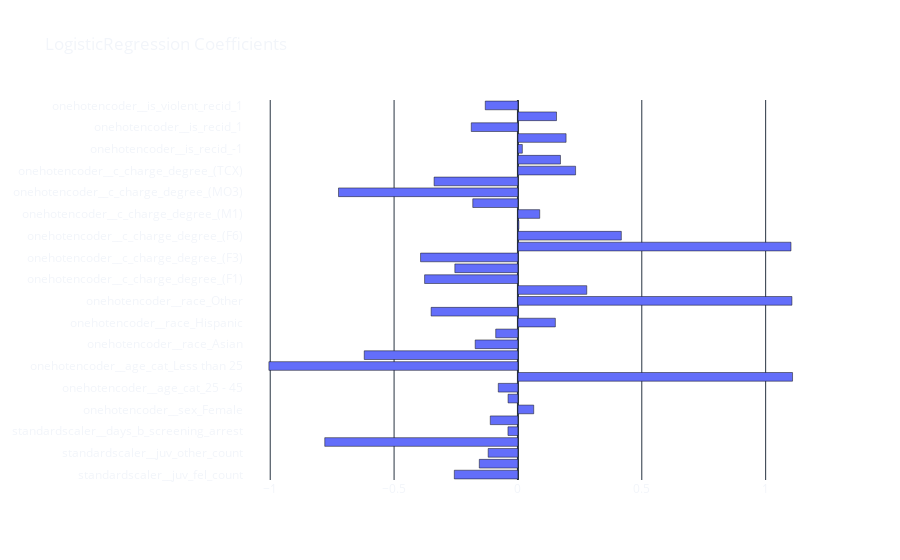

The notebook cell this image was saved under:
### Markdown cell above
**Accuracy varies considerably between classifiers. If we look at the confusion matrix of the second classifier, we see that the class that the algorithm has the most trouble getting right is "`High Risk`" (label = 0). While the algorithm's biggest error is in the False Negatives (individuals classified as "`Low`" who should be given "`High`" risk score). It is worth remembering that given the original distribution of the data (only 25% of samples are labeled "`High`") to achieve 75% accuracy on this problem, it would be sufficient for the classifier to label all entries as "`Low`".**

**Let's now analyze the *coefficients* learned by the model during its training.**

### Code cell
coefs = pd.DataFrame(
    model_lr[-1].coef_,
    columns=model_lr[:-1].get_feature_names_out(),
    index=['Coefficients']).transpose()

display(coefs)
import plotly.graph_objects as go

fig = go.Figure(go.Bar(
    x=coefs['Coefficients'],
    y=model_lr[:-1].get_feature_names_out(),
    orientation='h'))
fig.update_xaxes(range=[model_lr[-1].coef_.min(
) + (model_lr[-1].coef_.min() * 0.1), model_lr[-1].coef_.max() + (model_lr[-1].coef_.max() * 0.1)])
fig.update_layout(
    xaxis=dict(
        tickmode='linear',
        tick0=0,
        dtick=0.5
    ),
    template='plotly_dark',
    title_text='LogisticRegression Coefficients',
    paper_bgcolor='rgba(0, 0, 0, 0)',
    plot_bgcolor='rgba(0, 0, 0, 0)'

)
fig.show()

### Figure 1 — Plotly figure (JSON) as saved in the notebook; plotly's stock layout.template omitted (floating-point values rounded to 4 significant figures)
{"data": [{"orientation": "h", "type": "bar", "x": [-0.2569, -0.156, -0.1202, -0.7799, -0.04028, -0.1117, 0.06377, -0.03993, -0.07938, 1.109, -1.005, -0.6206, -0.1726, -0.08974, 0.1511, -0.3505, 1.106, 0.2779, -0.3769, -0.2547, -0.3931, 1.102, 0.4174, 0.003908, 0.08795, -0.1823, -0.7244, -0.3385, 0.2327, 0.1717, 0.01782, 0.1944, -0.1884, 0.1558, -0.1319], "y": ["standardscaler__juv_fel_count", "standardscaler__juv_misd_count", "standardscaler__juv_other_count", "standardscaler__priors_count", "standardscaler__days_b_screening_arrest", "standardscaler__c_days_from_compas", "onehotencoder__sex_Female", "onehotencoder__sex_Male", "onehotencoder__age_cat_25 - 45", "onehotencoder__age_cat_Greater than 45", "onehotencoder__age_cat_Less than 25", "onehotencoder__race_African-American", "onehotencoder__race_Asian", "onehotencoder__race_Caucasian", "onehotencoder__race_Hispanic", "onehotencoder__race_Native American", "onehotencoder__race_Other", "onehotencoder__c_charge_degree_(CO3)", "onehotencoder__c_charge_degree_(F1)", "onehotencoder__c_charge_degree_(F2)", "onehotencoder__c_charge_degree_(F3)", "onehotencoder__c_charge_degree_(F5)", "onehotencoder__c_charge_degree_(F6)", "onehotencoder__c_charge_degree_(F7)", "onehotencoder__c_charge_degree_(M1)", "onehotencoder__c_charge_degree_(M2)", "onehotencoder__c_charge_degree_(MO3)", "onehotencoder__c_charge_degree_(NI0)", "onehotencoder__c_charge_degree_(TCX)", "onehotencoder__c_charge_degree_(X)", "onehotencoder__is_recid_-1", "onehotencoder__is_recid_0", "onehotencoder__is_recid_1", "onehotencoder__is_violent_recid_0", "onehotencoder__is_violent_recid_1"]}], "layout": {"paper_bgcolor": "rgba(0, 0, 0, 0)", "plot_bgcolor": "rgba(0, 0, 0, 0)", "title": {"text": "LogisticRegression Coefficients"}, "xaxis": {"dtick": 0.5, "range": [-1.106, 1.219], "tick0": 0, "tickmode": "linear"}}}
